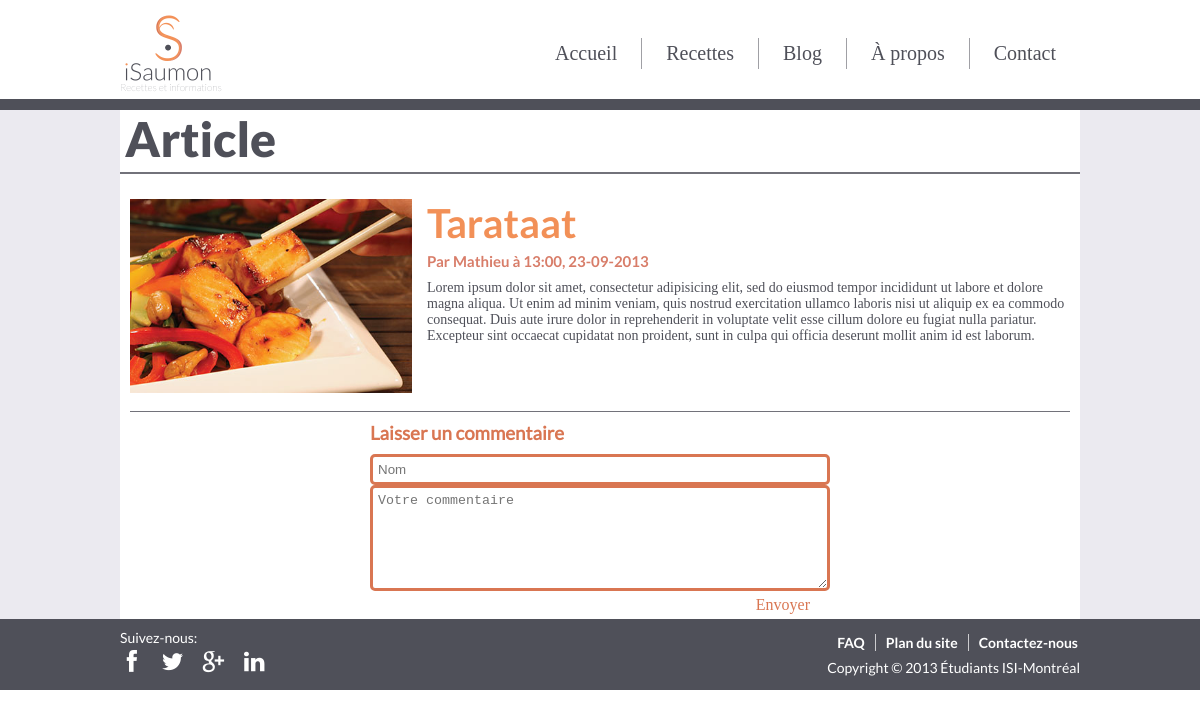
Page /?page=blog&id=2 on the earlier database version.
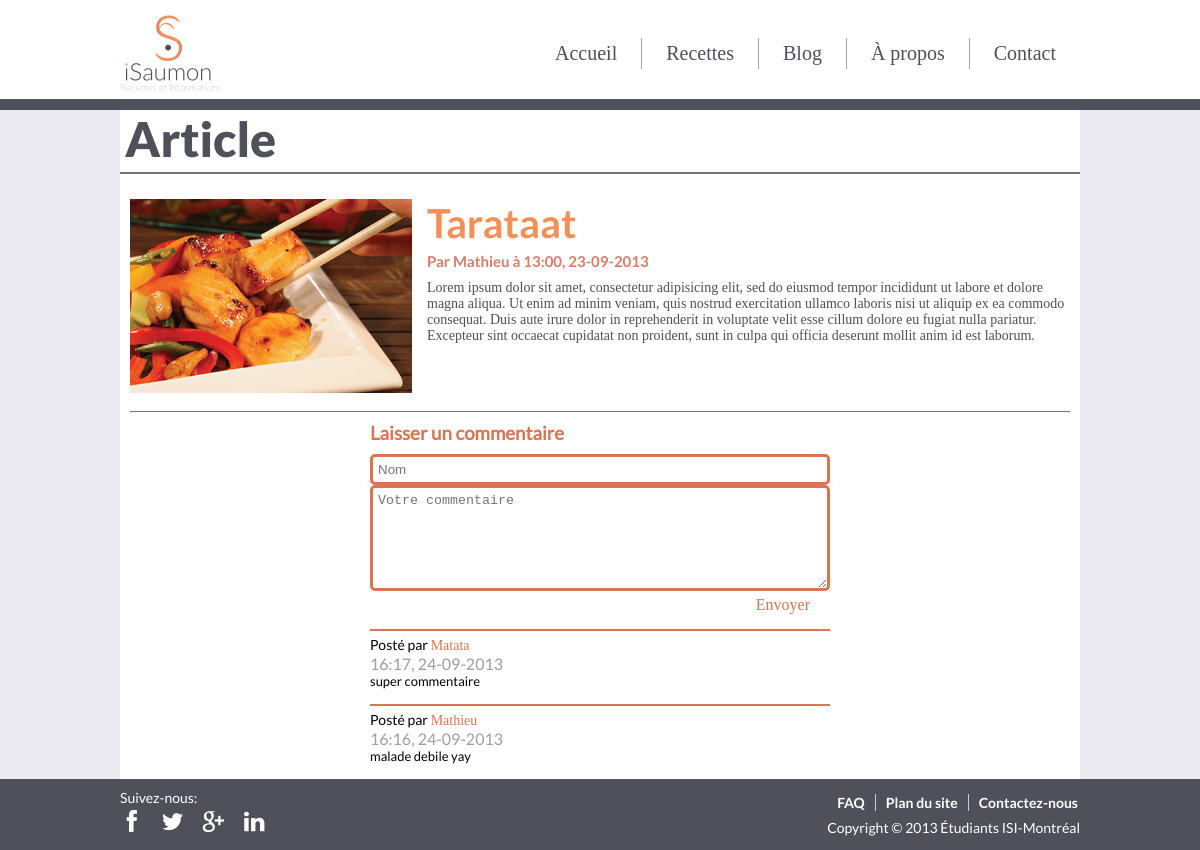
Same page on the later database version.
### tables this page shows
CREATE TABLE IF NOT EXISTS `commentaires` (
  `id` int(10) NOT NULL AUTO_INCREMENT,
  `titre` varchar(100) NOT NULL,
  `contenu` text NOT NULL,
  `commid` int(10) DEFAULT NULL,
  `date` timestamp NOT NULL DEFAULT CURRENT_TIMESTAMP,
  `auteur` varchar(50) NOT NULL,
  `img` varchar(150) DEFAULT NULL,
  `recette_id` int(10) DEFAULT NULL,
  PRIMARY KEY (`id`)
);

### common/mysql.php.inc (called while the page is built, shortened)
<?php
function readData($dbName, $query)
{
	try
	{
		$results = mysql_query($query);
	}
	catch(Exception $e)
	{
		var_dump($e);
	}
	$data = array();
	if( isset($results) )
	{
		while( $line = mysql_fetch_assoc( $results ) )
		{
			$entity = array();
			foreach( $line as $key => $value )
			{
				$entity[$key] = $value;
			}
			$data[] = $entity;
		}
		return $data;
	}
}
?>

### blog/blog_manager.php.inc (called while the page is built, shortened)
<?php
require_once("common/mysql.php.inc");
$db = "isaumon";
function getArticleById($id)
{
	global $db;
	$q = "SELECT * FROM commentaires WHERE id = $id AND commid IS NULL";
	return readData($db, $q);
}
function getCommentairesByArticleId($id)
{
	global $db;
	$q = "SELECT contenu, date, auteur FROM commentaires WHERE commid = $id ORDER BY date DESC";
	return readData($db, $q);
}
?>

### blog.php (the view, shortened to what this page needs)
<?php
include("blog/blog_manager.php.inc");
?>
<div class="container">
<?php
if( !isset($_GET['id']) )
	echo '<h1>Nos chroniques</h1>';
else
	echo '<h1>Article</h1>';
$page = 1;
function afficherArticle($article)
{
	$image = "missing.jpg";
	if( isset($article['img']) && file_exists("assets/img/blog/" . $article['img']) )
		$image = $article['img'];
	echo '<article class="chronique">';
	echo '		<img src="assets/img/blog/'. $image .'" alt="" />';
	echo '		<div>';
	echo '			<h2>';
	if( !isset($_GET['id']) )
		echo '<a href="?page=blog&id='. $article['id'] .'">'. $article['titre'] .'</a>';
	else
		echo $article['titre'];
	echo '			</h2>';
	echo '			<p class="chroniqueur">Par '. $article['auteur'] .' à '. date_format( date_create($article['date']), 'G:i, d-m-Y') .'</p>';
	echo '			<p class="chronique-contenu">'. $article['contenu'] .'</p>';
	echo '		</div>';
	echo '</article>';
}
if( !isset($_GET['id']) )
{
	$articles = getArticlesFromPage($page, $articlesParPage);
	foreach($articles as $article)
	{
		afficherArticle($article);
	}
	$nbPages = 1;
	$nbArticles = getNbArticles();
	if( $nbArticles != -1 )
		$nbPages = ceil( $nbArticles / $articlesParPage );
	echo '<nav>';
	echo '<ul>';
	for($i=1; $i<=$nbPages; $i++)
	{
		if( (!isset($_GET['p']) && $i == 1) || (isset($_GET['p']) && $i == $_GET['p']) )
			echo '<li class="active">';
		else
			echo '<li>';
		echo '<a href="?page=blog&p='.$i.'">'.$i.'</a>';
		echo '</li>';
	}
	echo '</ul>';
	echo '</nav>';
}
else
{
	$article = getArticleById( $_GET['id'] );
	afficherArticle($article[0]);
	?>
	<div id="section-commentaires">
		<h3>Laisser un commentaire</h3>
		<form action="#" method="POST">
			<input id="form-auteur" name="form-auteur" type="text" placeholder="Nom"/>
			<textarea id="form-contenu" name="form-contenu" rows="6" cols="50" placeholder="Votre commentaire"></textarea>
			<button type="submit">Envoyer</button>
		</form>
		<?php
		$commentaires = getCommentairesByArticleId( $_GET['id'] );
		foreach($commentaires as $com)
		{ ?>
		<div class="commentaire">
			<p class="commentaire-auteur">Posté par <span><?php echo $com['auteur']; ?></span></p>
			<p class="commentaire-date"><?php echo date_format( date_create($com['date']), 'G:i, d-m-Y'); ?></p>
			<p class="commentaire-contenu"><?php echo $com['contenu']; ?></p>
		</div>
		<?php } ?>
	</div>
	<?php
}
?>
</div>

Differences in the rows shown:
added commentaires: auteur "Matata", date "16:17, 24-09-2013", contenu "super commentaire"
added commentaires: auteur "Mathieu", date "16:16, 24-09-2013", contenu "malade debile yay"
